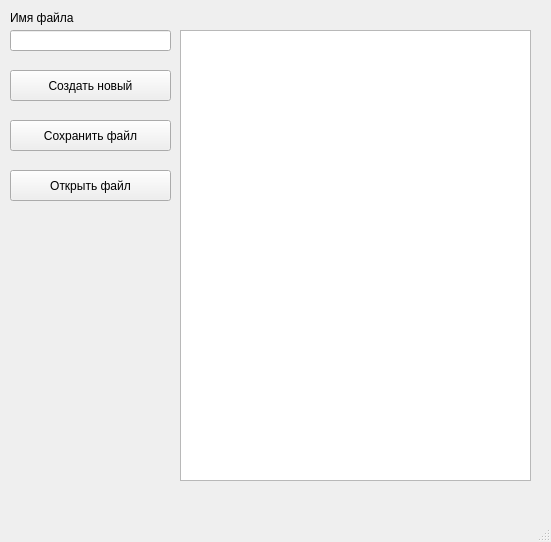
<?xml version="1.0" encoding="UTF-8"?>
<ui version="4.0">
 <class>MainWindow</class>
 <widget class="QMainWindow" name="MainWindow">
  <property name="geometry">
   <rect>
    <x>0</x>
    <y>0</y>
    <width>551</width>
    <height>542</height>
   </rect>
  </property>
  <property name="windowTitle">
   <string>MainWindow</string>
  </property>
  <widget class="QWidget" name="centralwidget">
   <widget class="QLineEdit" name="lineEdit">
    <property name="geometry">
     <rect>
      <x>10</x>
      <y>30</y>
      <width>161</width>
      <height>21</height>
     </rect>
    </property>
   </widget>
   <widget class="QPushButton" name="btn_new">
    <property name="geometry">
     <rect>
      <x>10</x>
      <y>70</y>
      <width>161</width>
      <height>31</height>
     </rect>
    </property>
    <property name="text">
     <string>Создать новый</string>
    </property>
   </widget>
   <widget class="QPushButton" name="btn_save">
    <property name="geometry">
     <rect>
      <x>10</x>
      <y>120</y>
      <width>161</width>
      <height>31</height>
     </rect>
    </property>
    <property name="text">
     <string>Сохранить файл</string>
    </property>
   </widget>
   <widget class="QPushButton" name="btn_open">
    <property name="geometry">
     <rect>
      <x>10</x>
      <y>170</y>
      <width>161</width>
      <height>31</height>
     </rect>
    </property>
    <property name="text">
     <string>Открыть файл</string>
    </property>
   </widget>
   <widget class="QLabel" name="label">
    <property name="geometry">
     <rect>
      <x>10</x>
      <y>10</y>
      <width>71</width>
      <height>16</height>
     </rect>
    </property>
    <property name="text">
     <string>Имя файла</string>
    </property>
   </widget>
   <widget class="QTextEdit" name="line_body">
    <property name="geometry">
     <rect>
      <x>180</x>
      <y>30</y>
      <width>351</width>
      <height>451</height>
     </rect>
    </property>
   </widget>
  </widget>
  <widget class="QMenuBar" name="menubar">
   <property name="geometry">
    <rect>
     <x>0</x>
     <y>0</y>
     <width>551</width>
     <height>26</height>
    </rect>
   </property>
  </widget>
  <widget class="QStatusBar" name="statusbar"/>
 </widget>
 <resources/>
 <connections/>
</ui>
